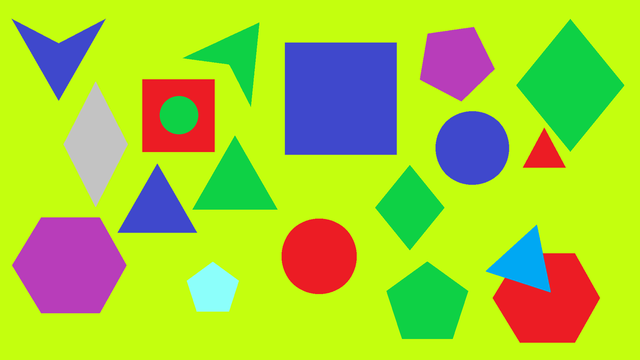
#> input picture Tasks/Task1/p1.png, 640 x 360 px
$ python Task1.py
#> lines starting #> are read from the running program, lines starting #| are printed output that depends on the picture; after the words box and inside, x2 and y2 are one past the last pixel; in counts of white or black regions, pixels touching at a corner belong together
import cv2 as cv
import numpy as np

# Resmi okuma
img = cv.imread("p1.png")
#> img is the input picture: shape (360, 640, 3); mean B, G, R 55.1, 205.5, 166.3
cv.imshow("Asil Goruntu", img)

# Kırmızı renk için sınırları belirleme ve numpy arraylere dönüştürme (225-255)
boundary = [[0, 0, 225], [255, 255, 255]]
# 225 değeri istenilen çıktıyı verdiği için keyfi olarak verilmiştir,
# daha büyük ve küçük değerler de aynı çıktıyı verebilir.
boundary[0] = np.array(boundary[0], dtype= "uint8")
boundary[1] = np.array(boundary[1], dtype= "uint8")

# Sınırlar arasındaki renk değerleri için mask oluşturma
mask = cv.inRange(img, boundary[0], boundary[1])
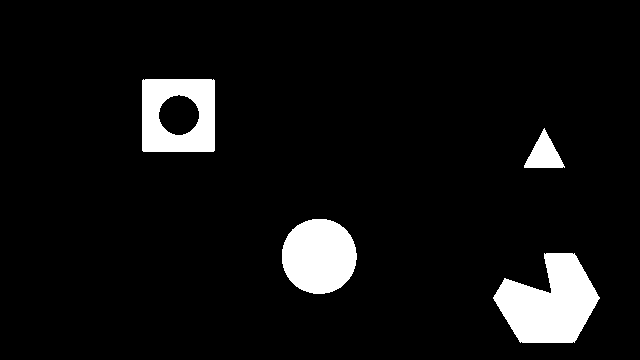
#> mask: shape (360, 640); 6.7% white; 4 white regions, box (x1, y1, x2, y2) and area: (493, 253, 600, 343) 6085, (282, 219, 357, 294) 4452, (142, 79, 215, 152) 4102, (524, 128, 565, 168) 860

# And ile sadece kırmızı şekilleri seçme
new_img = cv.bitwise_and(img, img, mask=mask)
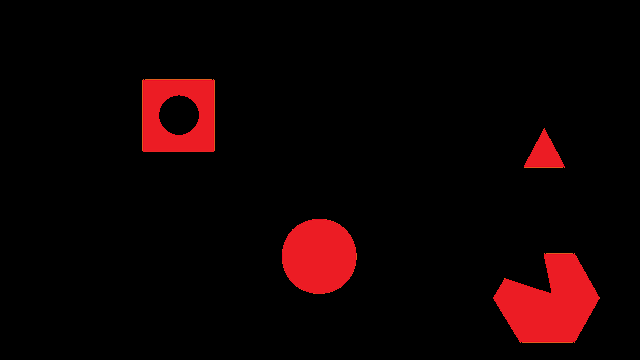
#> new_img: shape (360, 640, 3); mean B, G, R 2.4, 2, 15.9

# Siyah olmayan bölgeleri beyaz renk yapma
new_img[np.where((new_img>[0, 0, 0]).all(axis=2))] = [255,255,255]
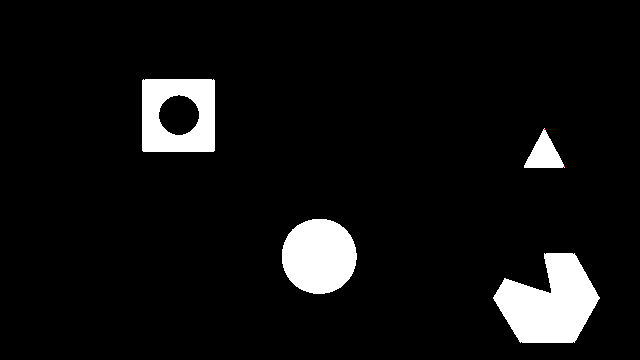
#> new_img: shape (360, 640, 3); 6.73% of pixels changed, all inside (x1, y1, x2, y2) = (142, 79, 600, 343)

# Yeni görüntüyü gösterme
cv.imshow("Yeni Goruntu", new_img)

cv.waitKey(0)
